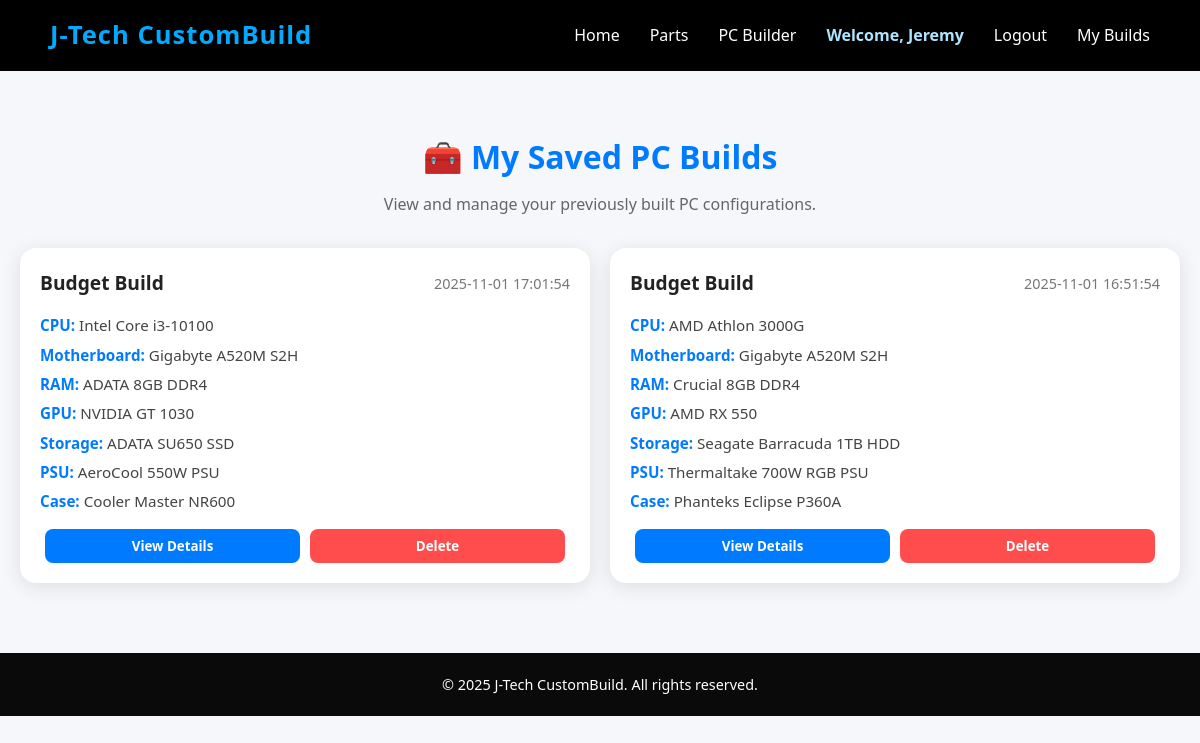
Page /my-builds (signed in) on the committed database.
### tables this page shows
CREATE TABLE builds (
                                id INTEGER PRIMARY KEY AUTOINCREMENT,
                                username TEXT NOT NULL,
                                purpose TEXT,
                                cpu TEXT,
                                motherboard TEXT,
                                ram TEXT,
                                gpu TEXT,
                                storage TEXT,
                                psu TEXT,
                                pc_case TEXT,
                                date_created TIMESTAMP DEFAULT CURRENT_TIMESTAMP);

### app.py (the view)
@app.route('/my-builds')
def my_builds():
    if 'user' not in session:
        flash('Please log in to view your builds.', 'warning')
        return redirect(url_for('login'))
    username = session['user']
    with sqlite3.connect(DB_NAME) as conn:
        cur = conn.cursor()
        cur.execute('SELECT id, purpose, cpu, motherboard, ram, gpu, storage, psu, pc_case, date_created FROM builds WHERE username=? ORDER BY date_created DESC', (username,))
        builds = cur.fetchall()
    return render_template('my_builds.html', builds=builds)

### templates/my_builds.html (shortened to what this page needs)
{% extends "base.html" %}
{% block content %}
<section class="my-builds">
    <h2>🧰 My Saved PC Builds</h2>
    <p>View and manage your previously built PC configurations.</p>
    {% if builds %}
    <div class="builds-grid">
        {% for build in builds %}
        <div class="build-card">
            <div class="build-header">
                <h3>{{ build[1] | capitalize }} Build</h3>
                <span class="build-date">{{ build[9] }}</span>
            </div>
            <ul class="build-specs">
                <li><strong>CPU:</strong> {{ build[2] }}</li>
                <li><strong>Motherboard:</strong> {{ build[3] }}</li>
                <li><strong>RAM:</strong> {{ build[4] }}</li>
                <li><strong>GPU:</strong> {{ build[5] }}</li>
                <li><strong>Storage:</strong> {{ build[6] }}</li>
                <li><strong>PSU:</strong> {{ build[7] }}</li>
                <li><strong>Case:</strong> {{ build[8] }}</li>
            </ul>
            <div class="build-actions">
                <button class="view-btn">View Details</button>
                <button class="delete-btn">Delete</button>
            </div>
        </div>
        {% endfor %}
    </div>
    {% else %}
    <div class="empty-builds">
        <img src="{{ url_for('static', filename='img/empty_build.svg') }}" alt="No builds">
        <p>You haven’t saved any builds yet.</p>
        <a href="{{ url_for('choose_cpu') }}" class="btn">Start a Build</a>
    </div>
    {% endif %}
</section>
{% endblock %}

### templates/base.html (shortened to what this page needs)
<!DOCTYPE html>
<html lang="en">
<head>
    <link rel="stylesheet" href="{{ url_for('static', filename='styles.css') }}">
</head>
<body>
    <header>
        <div class="navbar">
            <div class="logo">J-Tech CustomBuild</div>
            <nav>
                <ul>
                    <li><a href="{{ url_for('home') }}">Home</a></li>
                    <li><a href="{{ url_for('parts') }}">Parts</a></li>
                    <li><a href="{{ url_for('choose_purpose') }}">PC Builder</a></li>
                    {% if 'user' in session %}
                        <li class="welcome">Welcome, {{ session['user'] }}</li>
                        <li><a href="{{ url_for('logout') }}">Logout</a></li>
                        <li><a href="{{ url_for('my_builds') }}">My Builds</a></li>
                    {% else %}
                        <li><a href="{{ url_for('login') }}">Login</a></li>
                        <li><a href="{{ url_for('register') }}">Register</a></li>
                    {% endif %}
                </ul>
            </nav>
        </div>
    </header>
    <main>
        {% block content %}{% endblock %}
    </main>
    <footer>
        <p>© 2025 J-Tech CustomBuild. All rights reserved.</p>
    </footer>
</body>
</html>

### static/styles.css (style rules this page uses)
* { margin: 0; padding: 0; box-sizing: border-box; font-family: 'Poppins', 'Segoe UI', sans-serif; }
body { background-color: #f5f7fa; color: #222; line-height: 1.6; }
header { background: #000; color: white; padding: 15px 50px; width: 100%; position: sticky; top: 0; z-index: 100; }
.navbar { display: flex; justify-content: space-between; align-items: center; flex-wrap: wrap; }
.logo { font-size: 1.6rem; font-weight: 700; color: #00aaff; letter-spacing: 1px; }
nav ul { list-style: none; display: flex; gap: 30px; }
nav ul li a { color: white; text-decoration: none; font-weight: 500; transition: 0.3s; }
.welcome { color: #aee4ff; font-weight: 600; }
footer { text-align: center; padding: 20px; background: #0a0a0a; color: white; font-size: 0.9rem; margin-top: 50px; }
.my-builds { max-width: 1200px; margin: 40px auto; padding: 20px; text-align: center; }
.my-builds h2 { font-size: 2rem; color: #007bff; margin-bottom: 10px; }
.my-builds p { color: #666; margin-bottom: 30px; }
.builds-grid { display: grid; grid-template-columns: repeat(auto-fit, minmax(320px, 1fr)); gap: 20px; }
.build-card { background: #fff; border-radius: 16px; box-shadow: 0 4px 20px rgba(0, 0, 0, 0.1); padding: 20px; text-align: left; transition: transform 0.2s ease, box-shadow 0.3s ease; }
.build-header { display: flex; justify-content: space-between; align-items: center; margin-bottom: 12px; }
.build-header h3 { font-size: 1.2rem; color: #222; }
.build-date { font-size: 0.9rem; color: #777; }
.build-specs { list-style: none; padding: 0; margin: 15px 0; }
.build-specs li { font-size: 0.95rem; margin: 5px 0; color: #444; }
.build-specs strong { color: #007bff; }
.build-actions { display: flex; justify-content: space-between; margin-top: 15px; }
.view-btn, .delete-btn { flex: 1; margin: 0 5px; padding: 8px 10px; border: none; border-radius: 8px; font-weight: 600; cursor: pointer; transition: all 0.3s ease; }
.view-btn { background-color: #007bff; color: white; }
.delete-btn { background-color: #ff4d4d; color: white; }

### rows in the picture
builds: purpose "Budget", date_created "2025-11-01 17:01:54", cpu "Intel Core i3-10100", motherboard "Gigabyte A520M S2H", ram "ADATA 8GB DDR4", gpu "NVIDIA GT 1030", storage "ADATA SU650 SSD", psu "AeroCool 550W PSU", pc_case "Cooler Master NR600"
builds: purpose "Budget", date_created "2025-11-01 16:51:54", cpu "AMD Athlon 3000G", motherboard "Gigabyte A520M S2H", ram "Crucial 8GB DDR4", gpu "AMD RX 550", storage "Seagate Barracuda 1TB HDD", psu "Thermaltake 700W RGB PSU", pc_case "Phanteks Eclipse P360A"

### other values in the picture
{{ session['user'] }} "Jeremy"
